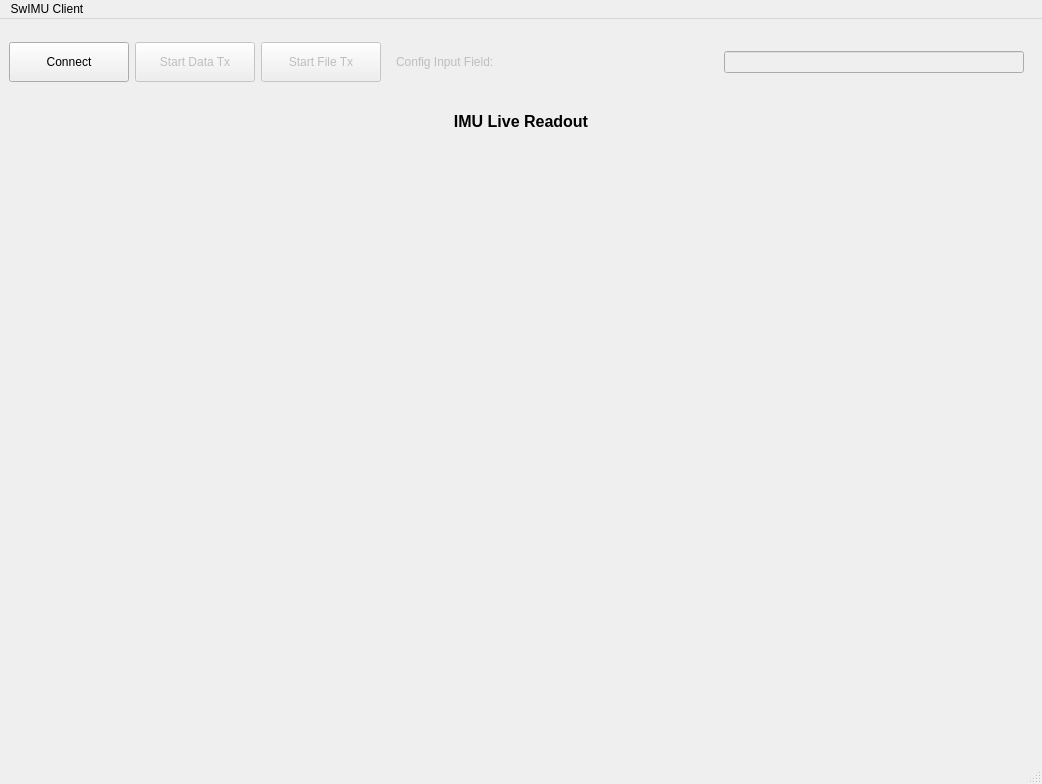
<?xml version="1.0" encoding="UTF-8"?>
<ui version="4.0">
 <class>MainWindow</class>
 <widget class="QMainWindow" name="MainWindow">
  <property name="geometry">
   <rect>
    <x>0</x>
    <y>0</y>
    <width>1042</width>
    <height>784</height>
   </rect>
  </property>
  <property name="windowTitle">
   <string>MainWindow</string>
  </property>
  <widget class="QWidget" name="centralwidget">
   <layout class="QVBoxLayout" name="verticalLayout_2">
    <item>
     <layout class="QHBoxLayout" name="horizontalLayout_2">
      <item>
       <widget class="QPushButton" name="connect_button">
        <property name="sizePolicy">
         <sizepolicy hsizetype="Maximum" vsizetype="Fixed">
          <horstretch>0</horstretch>
          <verstretch>0</verstretch>
         </sizepolicy>
        </property>
        <property name="maximumSize">
         <size>
          <width>120</width>
          <height>40</height>
         </size>
        </property>
        <property name="text">
         <string>Connect</string>
        </property>
       </widget>
      </item>
      <item>
       <widget class="QPushButton" name="data_tx_button">
        <property name="enabled">
         <bool>false</bool>
        </property>
        <property name="sizePolicy">
         <sizepolicy hsizetype="Maximum" vsizetype="Fixed">
          <horstretch>0</horstretch>
          <verstretch>0</verstretch>
         </sizepolicy>
        </property>
        <property name="maximumSize">
         <size>
          <width>120</width>
          <height>40</height>
         </size>
        </property>
        <property name="text">
         <string>Start Data Tx</string>
        </property>
       </widget>
      </item>
      <item>
       <widget class="QPushButton" name="file_tx_button">
        <property name="enabled">
         <bool>false</bool>
        </property>
        <property name="minimumSize">
         <size>
          <width>0</width>
          <height>0</height>
         </size>
        </property>
        <property name="maximumSize">
         <size>
          <width>120</width>
          <height>40</height>
         </size>
        </property>
        <property name="text">
         <string>Start File Tx</string>
        </property>
       </widget>
      </item>
      <item>
       <widget class="QFrame" name="frame">
        <property name="enabled">
         <bool>false</bool>
        </property>
        <layout class="QHBoxLayout" name="horizontalLayout">
         <item alignment="Qt::AlignLeft">
          <widget class="QLabel" name="label">
           <property name="sizePolicy">
            <sizepolicy hsizetype="Minimum" vsizetype="Preferred">
             <horstretch>0</horstretch>
             <verstretch>0</verstretch>
            </sizepolicy>
           </property>
           <property name="minimumSize">
            <size>
             <width>200</width>
             <height>0</height>
            </size>
           </property>
           <property name="maximumSize">
            <size>
             <width>200</width>
             <height>16777215</height>
            </size>
           </property>
           <property name="text">
            <string>Config Input Field:</string>
           </property>
          </widget>
         </item>
         <item alignment="Qt::AlignRight">
          <widget class="QLineEdit" name="config_field">
           <property name="minimumSize">
            <size>
             <width>300</width>
             <height>0</height>
            </size>
           </property>
           <property name="maximumSize">
            <size>
             <width>300</width>
             <height>16777215</height>
            </size>
           </property>
          </widget>
         </item>
        </layout>
       </widget>
      </item>
     </layout>
    </item>
    <item>
     <layout class="QVBoxLayout" name="verticalLayout">
      <property name="leftMargin">
       <number>10</number>
      </property>
      <property name="topMargin">
       <number>10</number>
      </property>
      <property name="rightMargin">
       <number>10</number>
      </property>
      <property name="bottomMargin">
       <number>10</number>
      </property>
      <item>
       <widget class="QLabel" name="label_2">
        <property name="font">
         <font>
          <pointsize>12</pointsize>
          <weight>75</weight>
          <bold>true</bold>
         </font>
        </property>
        <property name="text">
         <string>IMU Live Readout</string>
        </property>
        <property name="alignment">
         <set>Qt::AlignCenter</set>
        </property>
       </widget>
      </item>
      <item>
       <widget class="PlotWidget" name="accel_plot" native="true">
        <property name="minimumSize">
         <size>
          <width>1000</width>
          <height>300</height>
         </size>
        </property>
       </widget>
      </item>
      <item>
       <widget class="PlotWidget" name="gyro_plot" native="true">
        <property name="minimumSize">
         <size>
          <width>1000</width>
          <height>300</height>
         </size>
        </property>
       </widget>
      </item>
     </layout>
    </item>
   </layout>
  </widget>
  <widget class="QMenuBar" name="menubar">
   <property name="geometry">
    <rect>
     <x>0</x>
     <y>0</y>
     <width>1042</width>
     <height>26</height>
    </rect>
   </property>
   <widget class="QMenu" name="menuSwIMU_Client">
    <property name="title">
     <string>SwIMU Client</string>
    </property>
   </widget>
   <addaction name="menuSwIMU_Client"/>
  </widget>
  <widget class="QStatusBar" name="statusbar"/>
 </widget>
 <customwidgets>
  <customwidget>
   <class>PlotWidget</class>
   <extends>QWidget</extends>
   <header>pyqtgraph</header>
   <container>1</container>
  </customwidget>
 </customwidgets>
 <resources/>
 <connections/>
</ui>
